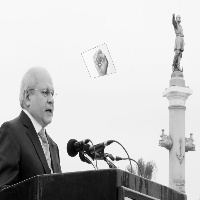
#> input picture training_data/negs/info/0013_0081_0043_0035_0035.jpg, 200 x 200 px, given in place of the camera
$ python test_cascade.py
#> lines starting #> are read from the running program, lines starting #| are printed output that depends on the picture
import cv2
import time
import numpy
import pynput.mouse

#To display the video
def showFrame(frame):
	cv2.imshow("frame",frame)
	key= cv2.waitKey(1)
	return key

#Make the rectangle
def make_rect_contours(finder,frame,b,g,r):
	for x,y,w,h in finder:
		cv2.rectangle(frame,(x,y),(x+w,y+h),(b,g,r),3)

def quit(vid):
	vid.release()
	cv2.destroyAllWindows()

#controller object
mouse=pynput.mouse.Controller()

#creates a video capture object. 0 cuz inbuilt camera.
vid=cv2.VideoCapture(0)

check,frame=vid.read()
#> frame is the input picture: shape (200, 200, 3); min 0, max 255, mean 194.7
# frame=cv2.flip(frame,1)

find_fist_init=None

mid_x=0
mid_y=0
while True:
	#Caputures the frame
	frame = vid.read()[1]
	frame_gray=cv2.GaussianBlur(cv2.cvtColor(frame,cv2.COLOR_BGR2GRAY),(21,21),0)
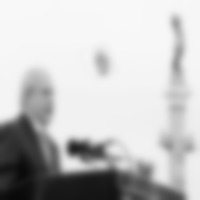
#> frame_gray: shape (200, 200); min 9, max 248, mean 194.7


	# cascade_hand=cv2.CascadeClassifier("cascade_hand.xml")
	cascade_fist=cv2.CascadeClassifier("cascade.xml")

	find_fist=cascade_fist.detectMultiScale(frame_gray,scaleFactor=1.10,minNeighbors=300)
#> find_fist = ()

	# if find_fist is not None:
	# 	mouse.click(pynput.mouse.Button.left,1)
		# time.sleep(1)
	if find_fist_init is None:
		find_fist_init=find_fist
#> find_fist_init = ()

	# [11 lines of commented-out code are left out]

	find_fist_init=find_fist
	#To show the rectangle on the frame
	make_rect_contours(find_fist,frame,255,0,0)
	# make_rect_contours(find_hand,frame,0,0,255)
	frame=cv2.flip(frame,1)
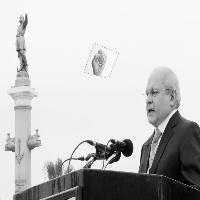
#> frame: shape (200, 200, 3); min 0, max 255, mean 194.7
	key=showFrame(frame)
#> (key x is pressed here)
#> key = 120

	if(key==ord('x')):
		break

quit(vid)

$ run again, on training_data/negs/info/0019_0066_0057_0117_0117.jpg
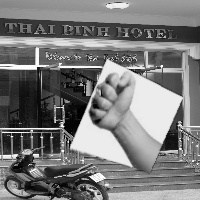
#> input picture training_data/negs/info/0019_0066_0057_0117_0117.jpg, 200 x 200 px, given in place of the camera
#> frame is the input picture: shape (200, 200, 3); min 0, max 255, mean 121
#> `frame_gray=cv2.GaussianBlur(cv2.cvtColor(frame,cv2.COLOR_BGR2GRAY),(21..`:
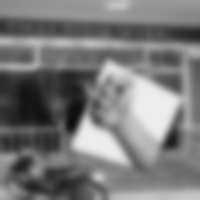
#> frame_gray: shape (200, 200); min 12, max 236, mean 121
#> find_fist = ()
#> `frame=cv2.flip(frame,1)`:
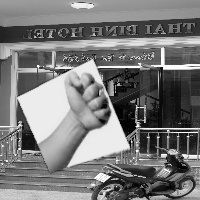
#> frame: shape (200, 200, 3); min 0, max 255, mean 121
#> key = 120

$ run again, on training_data/negs/info/0024_0044_0063_0036_0036.jpg
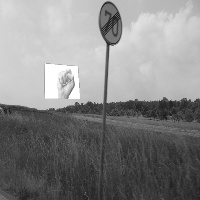
#> input picture training_data/negs/info/0024_0044_0063_0036_0036.jpg, 200 x 200 px, given in place of the camera
#> frame is the input picture: shape (200, 200, 3); min 13, max 255, mean 134.6
#> `frame_gray=cv2.GaussianBlur(cv2.cvtColor(frame,cv2.COLOR_BGR2GRAY),(21..`:
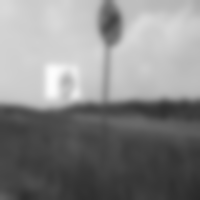
#> frame_gray: shape (200, 200); min 41, max 253, mean 134.6
#> find_fist = ()
#> `frame=cv2.flip(frame,1)`:
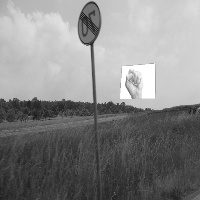
#> frame: shape (200, 200, 3); min 13, max 255, mean 134.6
#> key = 120

$ run again, on training_data/negs/info/0026_0143_0026_0036_0036.jpg
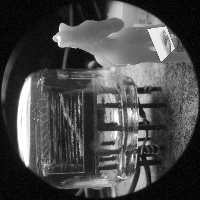
#> input picture training_data/negs/info/0026_0143_0026_0036_0036.jpg, 200 x 200 px, given in place of the camera
#> frame is the input picture: shape (200, 200, 3); min 0, max 255, mean 73.8
#> `frame_gray=cv2.GaussianBlur(cv2.cvtColor(frame,cv2.COLOR_BGR2GRAY),(21..`:
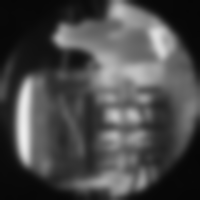
#> frame_gray: shape (200, 200); min 6, max 237, mean 73.9
#> find_fist = ()
#> `frame=cv2.flip(frame,1)`:
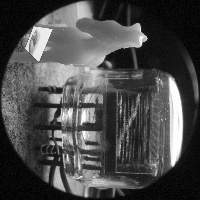
#> frame: shape (200, 200, 3); min 0, max 255, mean 73.8
#> key = 120
